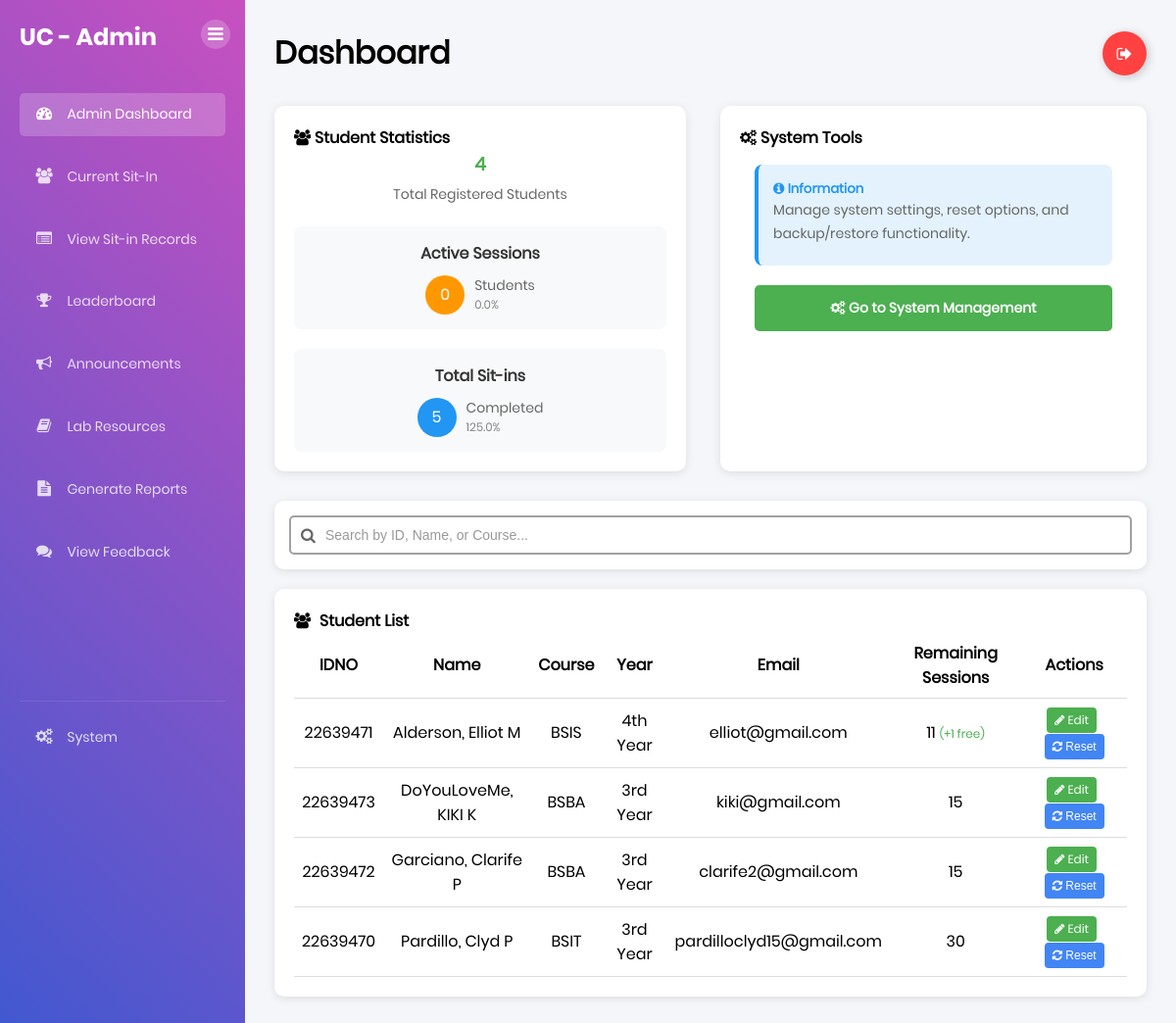
Page /admin (signed in) on the committed database.
### tables this page shows
CREATE TABLE "students" (idno TEXT PRIMARY KEY, lastname TEXT NOT NULL, firstname TEXT NOT NULL, midname TEXT, course TEXT NOT NULL, year_level TEXT NOT NULL, email_address TEXT NOT NULL, image_path TEXT);

### app.py (the view)
@app.route('/admin')
def admin_dashboard():
    if 'user' not in session:
        flash("Please log in to access the admin panel.", "warning")
        return redirect(url_for('home'))
    if not session.get('is_admin'):
        flash("Access denied. Admin privileges required.", "danger")
        return redirect(url_for('dashboard'))
    try:
        conn = get_db_connection()
        total_students = conn.execute("SELECT COUNT(*) as count FROM students").fetchone()['count']
        active_sessions = conn.execute("SELECT COUNT(*) as count FROM lab_sessions WHERE status = 'Active'").fetchone()['count']
        total_sit_ins = conn.execute("SELECT COUNT(*) as count FROM lab_sessions WHERE status = 'Completed'").fetchone()['count']
        students_basic = conn.execute("""
            SELECT idno, lastname, firstname, midname, course, year_level, email_address
            FROM students
            ORDER BY lastname, firstname
        """).fetchall()
        students = []
        for student in students_basic:
            student_dict = dict(student)
            used_sessions = conn.execute("""
                SELECT COUNT(*) as count
                FROM lab_sessions
                WHERE student_id = ? AND status = 'Completed'
            """, (student['idno'],)).fetchone()['count']
            student_dict['used_sessions'] = used_sessions
            behavior_points = conn.execute("""
                SELECT COALESCE(SUM(behavior_points), 0) as total_points
                FROM lab_sessions
                WHERE student_id = ? AND behavior_points > 0
            """, (student['idno'],)).fetchone()['total_points']
            student_dict['behavior_points'] = behavior_points
            students.append(student_dict)
        labs = conn.execute("""
            SELECT lab_id, room_number, building
            FROM laboratories
            WHERE status = 'Available'
            ORDER BY building, room_number
        """).fetchall()
        conn.close()
        return render_template('admin.html',
                             students=students,
                             labs=labs,
                             total_students=total_students,
                             active_sessions=active_sessions,
                             total_sit_ins=total_sit_ins)
    except sqlite3.Error as e:
        flash(f"Database error: {str(e)}", "danger")
        return redirect(url_for('home'))

### templates/admin.html (shortened to what this page needs)
{% extends 'base.html' %} {% block content %}
<div class="dashboard-container">
  <div class="sidebar">
    <div class="sidebar-header">
      <h2>UC - Admin</h2>
      <button class="sidebar-inner-toggle" title="Toggle Sidebar">
        <i class="fa fa-bars"></i>
      </button>
    </div>
    <div class="sidebar-menu">
      <ul>
        <li>
          <a href="{{ url_for('admin_dashboard') }}" class="active"
            ><i class="fa fa-dashboard"></i> Admin Dashboard</a
          >
        </li>
        <li>
          <a href="{{ url_for('admin_current_sit_in') }}"
            ><i class="fa fa-users"></i> Current Sit-In</a
          >
        </li>
        <li>
          <a href="{{ url_for('admin_sit_in_records') }}"
            ><i class="fa fa-list-alt"></i> View Sit-in Records</a
          >
        </li>
        <li>
          <a href="{{ url_for('admin_leaderboard') }}"
            ><i class="fa fa-trophy"></i> Leaderboard</a
          >
        </li>
        <li>
          <a href="{{ url_for('admin_announcements') }}"
            ><i class="fa fa-bullhorn"></i> Announcements</a
          >
        </li>
        <li>
          <a href="{{ url_for('admin_lab_resources') }}"
            ><i class="fa fa-book"></i> Lab Resources</a
          >
        </li>
        <li>
          <a href="{{ url_for('admin_reports') }}"
            ><i class="fa fa-file-text"></i> Generate Reports</a
          >
        </li>
        <li>
          <a href="{{ url_for('admin_feedback') }}"
            ><i class="fa fa-comments"></i> View Feedback</a
          >
        </li>
        <li style="margin-top: auto; border-top: 1px solid rgba(255,255,255,0.1); padding-top: 15px;">
          <a href="{{ url_for('admin_system_management') }}"
            ><i class="fa fa-cogs"></i> System</a
          >
        </li>
      </ul>
    </div>
  </div>
  <div class="main-content">
    <div class="header">
      <h1>Dashboard</h1>
      <a class="Btn" href="{{ url_for('logout') }}">
        <div class="sign">
          <i class="fa fa-sign-out" aria-hidden="true"></i>
        </div>
      </a>
    </div>
    <div class="content-row" style="margin-bottom: 30px">
      <div class="schedule-card" style="flex: 1; margin-right: 15px">
        <h4>
          <i class="fa fa-users" aria-hidden="true"></i> Student Statistics
        </h4>
        <div
          style="
            display: flex;
            justify-content: space-between;
            align-items: center;
            margin-bottom: 20px;
          "
        >
          <div style="text-align: center; flex: 1">
            <h3 style="color: #4caf50; margin: 0">{{ total_students }}</h3>
            <p style="margin: 5px 0 0 0">Total Registered Students</p>
          </div>
        </div>
        <div
          style="
            display: grid;
            grid-template-columns: repeat(auto-fit, minmax(200px, 1fr));
            gap: 20px;
          "
        >
          <div
            style="
              background: #f8f9fa;
              padding: 15px;
              border-radius: 8px;
              text-align: center;
            "
          >
            <h4 style="margin: 0 0 10px 0; color: #333">Active Sessions</h4>
            <div
              style="
                display: flex;
                justify-content: center;
                align-items: center;
              "
            >
              <div
                style="
                  width: 40px;
                  height: 40px;
                  background: #ff9800;
                  color: white;
                  border-radius: 50%;
                  display: flex;
                  align-items: center;
                  justify-content: center;
                  margin-right: 10px;
                "
              >
                {{ active_sessions }}
              </div>
              <div style="text-align: left">
                <div style="font-size: 14px; color: #666">Students</div>
                <div style="font-size: 12px; color: #888">
                  {{ "%.1f"|format(active_sessions / total_students * 100) }}%
                </div>
              </div>
            </div>
          </div>
          <div
            style="
              background: #f8f9fa;
              padding: 15px;
              border-radius: 8px;
              text-align: center;
            "
          >
            <h4 style="margin: 0 0 10px 0; color: #333">Total Sit-ins</h4>
            <div
              style="
                display: flex;
                justify-content: center;
                align-items: center;
              "
            >
              <div
                style="
                  width: 40px;
                  height: 40px;
                  background: #2196f3;
                  color: white;
                  border-radius: 50%;
                  display: flex;
                  align-items: center;
                  justify-content: center;
                  margin-right: 10px;
                "
              >
                {{ total_sit_ins }}
              </div>
              <div style="text-align: left">
                <div style="font-size: 14px; color: #666">Completed</div>
                <div style="font-size: 12px; color: #888">
                  {{ "%.1f"|format(total_sit_ins / total_students * 100) }}%
                </div>
              </div>
            </div>
          </div>
        </div>
      </div>
      <div class="schedule-card" style="flex: 1;">
        <h4>
          <i class="fa fa-cogs" aria-hidden="true"></i> System Tools
        </h4>
        <div style="padding: 15px;">
          <div style="background: #e3f2fd; padding: 15px; border-radius: 8px; margin-bottom: 20px; border-left: 4px solid #2196f3;">
            <h5 style="margin-top: 0; color: #2196f3;"><i class="fa fa-info-circle"></i> Information</h5>
            <p style="margin-bottom: 5px;">Manage system settings, reset options, and backup/restore functionality.</p>
          </div>
          <div>
            <a href="{{ url_for('admin_system_management') }}" style="display: block; background: #4caf50; color: white; padding: 12px 15px; border-radius: 5px; text-align: center; text-decoration: none; font-weight: bold;">
              <i class="fa fa-cogs" aria-hidden="true"></i> Go to System Management
            </a>
          </div>
        </div>
      </div>
    </div>
    <div class="content-row" style="margin-bottom: 20px">
      <div class="schedule-card" style="width: 100%; padding: 15px">
        <div style="position: relative">
          <input
            type="text"
            id="studentSearch"
            placeholder="Search by ID, Name, or Course..."
            style="
              width: 100%;
              padding: 10px 15px;
              padding-left: 35px;
              border: 2px solid #a1a1a1;
              border-radius: 5px;
              font-size: 14px;
              outline: none;
              transition: border-color 0.3s;
            "
            onkeyup="handleSearchInput(event)"
          />
          <i
            class="fa fa-search"
            style="
              position: absolute;
              left: 12px;
              top: 50%;
              transform: translateY(-50%);
              color: #666;
            "
          ></i>
        </div>
      </div>
    </div>
    <div class="content-row">
      <div class="schedule-card" style="width: 100%">
        <h4>
          <i
            class="fa fa-users"
            aria-hidden="true"
            style="margin-right: 5px"
          ></i>
          Student List
        </h4>
        {% if students %}
        <table id="studentTable" style="width: 100%; border-collapse: collapse">
          <thead>
            <tr>
              <th style="padding: 8px; border-bottom: 1px solid #ddd">IDNO</th>
              <th style="padding: 8px; border-bottom: 1px solid #ddd">Name</th>
              <th style="padding: 8px; border-bottom: 1px solid #ddd">
                Course
              </th>
              <th style="padding: 8px; border-bottom: 1px solid #ddd">Year</th>
              <th style="padding: 8px; border-bottom: 1px solid #ddd">Email</th>
              <th style="padding: 8px; border-bottom: 1px solid #ddd">Remaining Sessions</th>
              <th style="padding: 8px; border-bottom: 1px solid #ddd">
                Actions
              </th>
            </tr>
          </thead>
          <tbody>
            {% for s in students %}
            <tr
              onclick="openModal({idno: '{{ s.idno }}', name: '{{ s.lastname }}, {{ s.firstname }}{% if s.midname %} {{ s.midname }}{% endif %}', course: '{{ s.course }}'})"
              style="cursor: pointer; transition: background-color 0.2s;"
              onmouseover="this.style.backgroundColor='#f5f5f5';"
              onmouseout="this.style.backgroundColor='';"
            >
              <td
                style="
                  padding: 8px;
                  border-bottom: 1px solid #ddd;
                  text-align: center;
                "
              >
                {{ s.idno }}
              </td>
              <td
                style="
                  padding: 8px;
                  border-bottom: 1px solid #ddd;
                  text-align: center;
                "
              >
                {{ s.lastname }}, {{ s.firstname }}{% if s.midname %} {{
                s.midname }}{% endif %}
              </td>
              <td
                style="
                  padding: 8px;
                  border-bottom: 1px solid #ddd;
                  text-align: center;
                "
              >
                {{ s.course }}
              </td>
              <td
                style="
                  padding: 8px;
                  border-bottom: 1px solid #ddd;
                  text-align: center;
                "
              >
                {{ s.year_level }}
              </td>
              <td
                style="
                  padding: 8px;
                  border-bottom: 1px solid #ddd;
                  text-align: center;
                "
              >
                {{ s.email_address }}
              </td>
              <td
                style="
                  padding: 8px;
                  border-bottom: 1px solid #ddd;
                  text-align: center;
                "
              >
                {% set max_sessions = 30 if s.course in ['BSIT', 'BSCS'] else 15 %}
                {% set used_sessions = s.used_sessions|default(0) %}
                {% set behavior_points = s.behavior_points|default(0) %}
                {% set free_sessions = (behavior_points // 3) %}
                {% set remaining = max_sessions - used_sessions + free_sessions %}
                {{ remaining }}
                {% if free_sessions > 0 %}
                  <span style="color: #4caf50; font-size: 12px;">(+{{ free_sessions }} free)</span>
                {% endif %}
              </td>
              <td
                style="
                  padding: 8px;
                  border-bottom: 1px solid #ddd;
                  text-align: center;
                "
              >
                <a
                  href="{{ url_for('admin_edit_student', student_id=s.idno) }}"
                  class="btn btn-sm btn-primary"
                  style="
                    text-decoration: none;
                    padding: 4px 8px;
                    background-color: #4caf50;
                    color: white;
                    border-radius: 4px;
                    display: inline-block;
                    font-size: 12px;
                    border: none;
                  "
                  onclick="event.stopPropagation();"
                >
                  <i class="fa fa-pencil" aria-hidden="true"></i> Edit
                </a>
                <button
                  onclick="event.stopPropagation(); resetStudentSession('{{ s.idno }}', '{{ s.lastname }}, {{ s.firstname }}{% if s.midname %} {{ s.midname }}{% endif %}')"
                  class="btn btn-sm btn-danger"
                  style="
                    text-decoration: none;
                    padding: 4px 8px;
                    background-color: #4285f4;
                    color: white;
                    border-radius: 4px;
                    display: inline-block;
                    font-size: 12px;
                    border: none;
                    cursor: pointer;
                    margin-left: 5px;
                  "
                >
                  <i class="fa fa-refresh" aria-hidden="true"></i> Reset
                </button>
              </td>
            </tr>
            {% endfor %}
          </tbody>
        </table>
        {% else %}
        <p>No students found.</p>
        {% endif %}
      </div>
    </div>
  </div>
</div>
{% endblock %}

### templates/base.html (shortened to what this page needs)
<!DOCTYPE html>
<html lang="en">
  <head>
    <link
      rel="stylesheet"
      type="text/css"
      href="{{ url_for('static', filename='fonts/font-awesome-4.7.0/css/font-awesome.min.css') }}"
    />
    <link
      rel="stylesheet"
      type="text/css"
      href="{{ url_for('static', filename='css/util.css') }}"
    />
    <link
      rel="stylesheet"
      type="text/css"
      href="{{ url_for('static', filename='css/main.css') }}"
    />
  </head>
  <body>
    {% block content %}{% endblock %}
  </body>
</html>

### rows in the picture
students: idno "22639471", lastname "Alderson", firstname "Elliot", midname "M", course "BSIS", year_level "4th Year", email_address "elliot@gmail.com", remaining "11", free_sessions "1"
students: idno "22639473", lastname "DoYouLoveMe", firstname "KIKI", midname "K", course "BSBA", year_level "3rd Year", email_address "kiki@gmail.com", remaining "15"
students: idno "22639472", lastname "Garciano", firstname "Clarife", midname "P", course "BSBA", year_level "3rd Year", email_address "clarife2@gmail.com", remaining "15"
students: idno "22639470", lastname "Pardillo", firstname "Clyd", midname "P", course "BSIT", year_level "3rd Year", email_address "pardilloclyd15@gmail.com", remaining "30"

### other values in the picture
{{ total_students }} "4"
{{ active_sessions }} "0"
{{ "%.1f"|format(active_sessions / total_students * 100) }} "0.0"
{{ total_sit_ins }} "5"
{{ "%.1f"|format(total_sit_ins / total_students * 100) }} "125.0"
